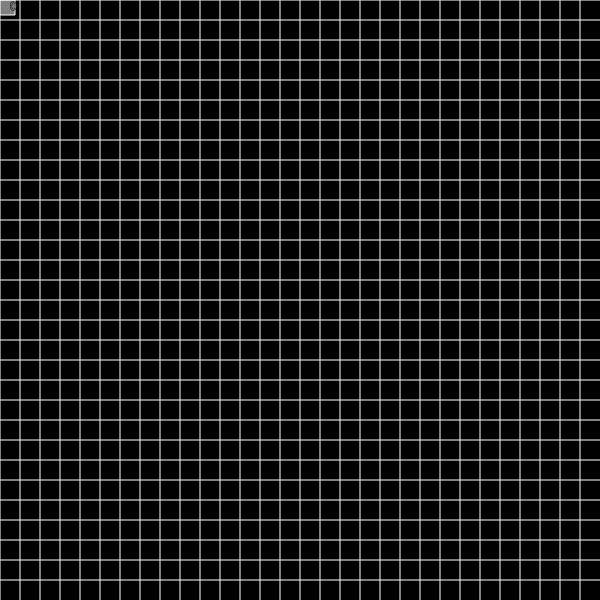
Frame 1 (no input)
Frame 60 (no input): identical to frame 1, image omitted
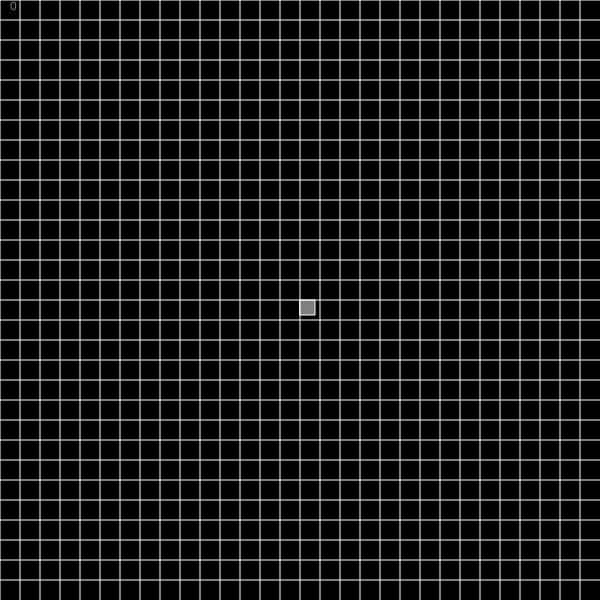
Frame 120 (the mouse pressed at the canvas centre since frame 60)

The p5.js sketch that drew these frames (run headless with seeded random() and noise() and a simulated clock; from frame 60 on, the mouse is pressed at the canvas centre):

// p5.js sketch
// ── sketch.js


var numRows = 30;
var numColumns = 30;

var widthBetween;
var lengthBetween;

var isPressed;

var grid = new Array(numRows + 5);

var screenSize = 600;

let startMillis;
function setup(){

    createCanvas(screenSize, screenSize);
    background(0);

    // Create the 2D array
    for (var i = 0; i < numRows; i++){
        grid[i] = new Array(numColumns);
    }

    for (var i = 0; i<numRows;i++){
        for (var j=0;j<numColumns;j++){
            grid[i][j] = false;
        }
    }

    startMillis = millis();
}

function draw(){

    background(0);
    // Draw the grid lines
    drawGrid(grid);
    drawHover("hover", getHoveredCellX(), getHoveredCellY());

    if (isPressed){
        if (grid[getHoveredCellX()][getHoveredCellY()]){ // D R Y
            grid[getHoveredCellX()][getHoveredCellY()] = false;
        }
        else {
            grid[getHoveredCellX()][getHoveredCellY()] = true;
        }
    }

    let elapsedMillis = millis() - startMillis;

  // After 5000 milliseconds (or 5 seconds)
    if (keyIsPressed && elapsedMillis > 100) {
        grid = getNextGrid();
        startMillis = millis(); // Reset the timer
    }
    stroke(1);
    if ((getHoveredCellX() < numRows - 1) && (getHoveredCellY() < numColumns - 1)){
        text(checkNeighbors(grid, getHoveredCellX(), getHoveredCellY()), 10, 10);
        }

    
    isPressed = false;

    

    

}

// make it object oriented later

function drawGrid(currGrid){
    stroke(255);
    strokeWeight(1);

    widthBetween = screenSize/numRows;
    let a = 0;

    for (var i = 0; i<numRows; i++){
        line(0, a, screenSize, a)

        a += widthBetween;
    }

    lengthBetween = screenSize/numColumns;
    a = 0;

    for (var i = 0; i<numColumns;i++){
        line(a,0,a,screenSize);

        a += lengthBetween;
    }

    fill(255);
    for (var i = 0; i<numRows; i++){
        for (var j = 0; j<numColumns; j++){
            if (currGrid[i][j]){
            rect(i*widthBetween, j*lengthBetween, widthBetween - 5, lengthBetween - 5);
            }
        }

    }

    
    



    

}

function drawHover(state, posX, posY){

    fill(0);


    if (state == "hover"){
        fill(255,255,255,127);
    }


    rect(posX*widthBetween, posY*lengthBetween, widthBetween - 5, lengthBetween - 5);

    
}

function getHoveredCellX(){
    return floor(mouseX / widthBetween);
}

function getHoveredCellY(){
    return floor(mouseY / lengthBetween);
}


function mouseClicked() {
    isPressed = true;
}

function getNextGrid(){
    // need to hard copy! shallow copies wont work... (js pointer moment)
    

    // please look away
    let oldGrid = JSON.parse(JSON.stringify(grid));
    // you may look back

    for (var i =1; i<numRows-1;i++){
        for (var j =1; j<numColumns-1; j++){
            var currNeighbors = checkNeighbors(grid, i, j); // this break - fix break
            console.log(i, j);
            console.log("neigh", currNeighbors);

            if (currNeighbors > 3){
                oldGrid[i][j] = false;
            }

            else if (currNeighbors < 2){
                oldGrid[i][j] = false;
            }

            else if (currNeighbors == 2){
                if (oldGrid[i][j] == true){
                    oldGrid[i][j] = true;
                }
                
                else {
                    oldGrid[i][j] = false;
                }
            }

            else if (currNeighbors == 3){
                oldGrid[i][j] = true;
            }
            


        }
    }

    // console.log("grid", grid);
    // console.log("Oldgrid", oldGrid);
    // console.log(grid == oldGrid);
    return oldGrid;


    




}

function checkNeighbors(currentGrid, x, y){

    
    let neighborCount = 0;

    


    if ((x>=1 && x<=currentGrid.length-1) && (y>=1 && y <= currentGrid[0].length-1)){

        let neighbors = [ currentGrid[x - 1][y - 1], currentGrid[x][y - 1], currentGrid[x + 1][y - 1], currentGrid[x + 1][y], currentGrid[x + 1][y + 1], currentGrid[x][y + 1], currentGrid[x - 1][y + 1], currentGrid[x - 1][y] ];


        for (var i = 0; i<neighbors.length; i++){
            if (neighbors[i]){
                neighborCount ++;
            }
        }

        }
    

	return neighborCount;

}
